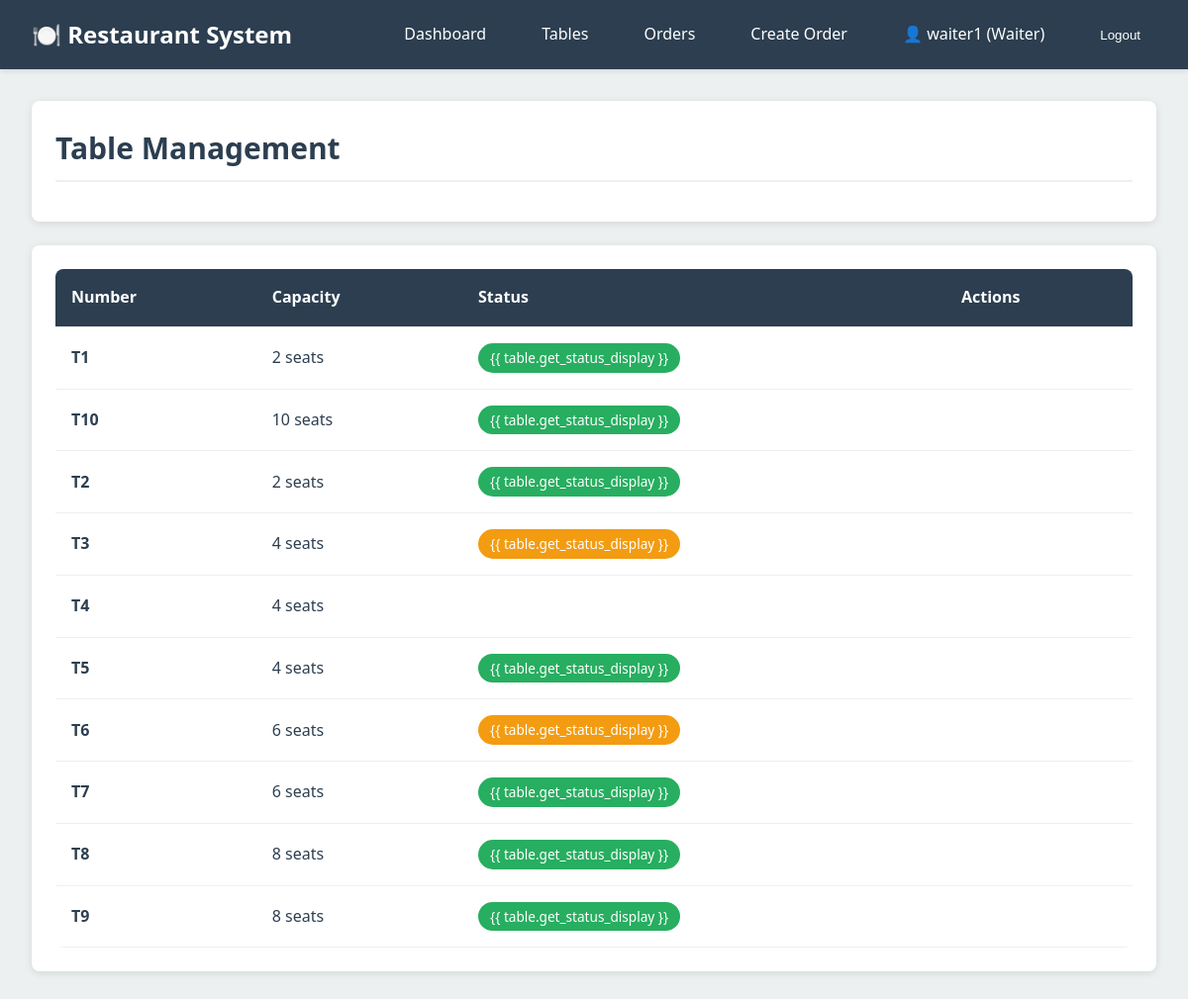
The app's page /tables/ (signed in) with its own data.
### accounts/models.py (models this page shows, shortened)
class User(AbstractUser):
    class Role(models.TextChoices):
        WAITER = 'WAITER', 'Waiter'
        CASHIER = 'CASHIER', 'Cashier'
        MANAGER = 'MANAGER', 'Manager'
    role = models.CharField(
        max_length=10,
        choices=Role.choices,
        default=Role.WAITER
    )
    phone_number = models.CharField(max_length=15, blank=True)
    employee_id = models.CharField(max_length=20, unique=True, blank=True, null=True)
    class Meta:
        db_table = 'users'
        verbose_name = 'User'
        verbose_name_plural = 'Users'
    @property
    def is_waiter(self):
        return self.role == self.Role.WAITER
    @property
    def is_cashier(self):
        return self.role == self.Role.CASHIER
    @property
    def is_manager(self):
        return self.role == self.Role.MANAGER

### tables/models.py (models this page shows, shortened)
class Table(models.Model):
    class Status(models.TextChoices):
        AVAILABLE = 'AVAILABLE', 'Available'
        OCCUPIED = 'OCCUPIED', 'Occupied'
        BILL_REQUESTED = 'BILL_REQUESTED', 'Bill Requested'
        CLOSED = 'CLOSED', 'Closed'
    table_number = models.CharField(max_length=10, unique=True, db_index=True)
    seating_capacity = models.PositiveIntegerField()
    status = models.CharField(
        max_length=20,
        choices=Status.choices,
        default=Status.AVAILABLE,
        db_index=True
    )
    last_activity = models.DateTimeField(auto_now=True)
    created_at = models.DateTimeField(auto_now_add=True)
    class Meta:
        db_table = 'tables'
        ordering = ['table_number']
        verbose_name = 'Table'
        verbose_name_plural = 'Tables'

### tables/views.py (the view)
# urls.py: path('', views.TableListView.as_view(), name='list'),
class TableListView(LoginRequiredMixin, ListView):
    model = Table
    template_name = 'tables/table_list.html'
    context_object_name = 'tables'
    def get_queryset(self):
        return Table.objects.all().order_by('table_number')

### templates/tables/table_list.html (shortened to what this page needs)
{% extends 'base.html' %}
{% block content %}
<div class="container">
    <div class="card">
        <div class="card-header flex justify-between items-center">
            <h2>Table Management</h2>
        </div>
    </div>
    <div class="card">
        <table class="table">
            <thead>
                <tr>
                    <th>Number</th>
                    <th>Capacity</th>
                    <th>Status</th>
                    <th>Actions</th>
                </tr>
            </thead>
            <tbody>
                {% for table in tables %}
                <tr>
                    <td><strong>{{ table.table_number }}</strong></td>
                    <td>{{ table.seating_capacity }} seats</td>
                    <td><span class="table-status-badge badge-{{ table.status|lower }}">{{ table.get_status_display
                            }}</span></td>
                    <td>
                    </td>
                </tr>
                {% endfor %}
            </tbody>
        </table>
    </div>
</div>
{% endblock %}

### templates/base.html (shortened to what this page needs)
<!DOCTYPE html>
<html lang="en">
<head>
    {% load static %}
    <link rel="stylesheet" href="{% static 'css/style.css' %}">
</head>
<body>
    {% if user.is_authenticated %}
    <nav class="navbar">
        <a href="{% url 'dashboard:home' %}" class="navbar-brand">🍽️ Restaurant System</a>
        <ul class="navbar-nav">
            <li><a href="{% url 'dashboard:home' %}" class="nav-link">Dashboard</a></li>
            <li><a href="{% url 'dashboard:table_status' %}" class="nav-link">Tables</a></li>
            {% if user.is_waiter or user.is_manager %}
            <li><a href="{% url 'orders:list' %}" class="nav-link">Orders</a></li>
            <li><a href="{% url 'orders:create' %}" class="nav-link">Create Order</a></li>
            {% endif %}
            <li>
                <span class="nav-link" style="cursor: default;">
                    👤 {{ user.username }} ({{ user.get_role_display }})
                </span>
            </li>
            <li>
                <form method="post" action="{% url 'accounts:logout' %}" style="display: inline;">
                    <button type="submit" class="nav-link" style="background: none; border: none; cursor: pointer; color: white;">
                        Logout
                    </button>
                </form>
            </li>
        </ul>
    </nav>
    {% endif %}
    <main>
        {% block content %}{% endblock %}
    </main>
</body>
</html>

### static/css/style.css (style rules this page uses)
:root { --primary-color: #2c3e50; --secondary-color: #3498db; --success-color: #27ae60; --warning-color: #f39c12; --danger-color: #e74c3c; --info-color: #16a085; --light-bg: #ecf0f1; --dark-text: #2c3e50; --border-color: #bdc3c7; }
* { margin: 0; padding: 0; box-sizing: border-box; }
body { font-family: 'Segoe UI', Tahoma, Geneva, Verdana, sans-serif; background-color: var(--light-bg); color: var(--dark-text); line-height: 1.6; }
.navbar { background-color: var(--primary-color); color: white; padding: 1rem 2rem; display: flex; justify-content: space-between; align-items: center; box-shadow: 0 2px 5px rgba(0,0,0,0.1); }
.navbar-brand { font-size: 1.5rem; font-weight: bold; color: white; text-decoration: none; }
.navbar-nav { display: flex; list-style: none; gap: 1.5rem; align-items: center; }
.nav-link { color: white; text-decoration: none; padding: 0.5rem 1rem; border-radius: 4px; transition: background-color 0.3s; }
.container { max-width: 1200px; margin: 0 auto; padding: 2rem; }
.card { background: white; border-radius: 8px; box-shadow: 0 2px 8px rgba(0,0,0,0.1); padding: 1.5rem; margin-bottom: 1.5rem; }
.card-header { font-size: 1.25rem; font-weight: 600; margin-bottom: 1rem; padding-bottom: 0.5rem; border-bottom: 2px solid var(--light-bg); }
.table-status-badge { display: inline-block; padding: 0.25rem 0.75rem; border-radius: 20px; font-size: 0.85rem; font-weight: 500; color: white; }
.badge-available { background-color: var(--success-color); }
.badge-occupied { background-color: var(--warning-color); }
.table { width: 100%; border-collapse: collapse; background: white; border-radius: 8px; overflow: hidden; }
.table thead { background-color: var(--primary-color); color: white; }
.table th, .table td { padding: 1rem; text-align: left; border-bottom: 1px solid var(--light-bg); }
.flex { display: flex; }
.justify-between { justify-content: space-between; }
.items-center { align-items: center; }

### records on screen
User: username "waiter1", role "Waiter"
Table: table_number "T1", seating_capacity "2"
Table: table_number "T10", seating_capacity "10"
Table: table_number "T2", seating_capacity "2"
Table: table_number "T3", seating_capacity "4"
Table: table_number "T4", seating_capacity "4"
Table: table_number "T5", seating_capacity "4"
Table: table_number "T6", seating_capacity "6"
Table: table_number "T7", seating_capacity "6"
Table: table_number "T8", seating_capacity "8"
Table: table_number "T9", seating_capacity "8"
